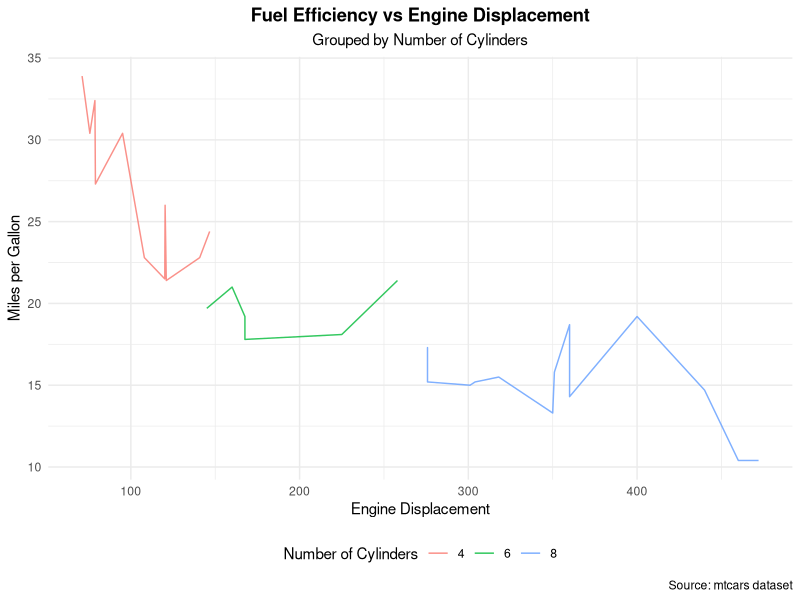
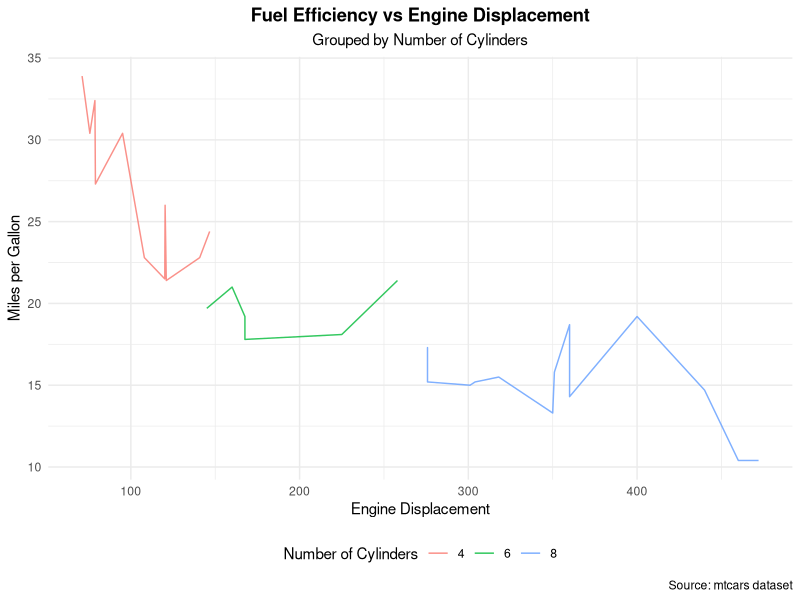

Write the R code that produced these figures, in order.
# Chatoya Wells-Fowler
# COP2073C 
# 8/9/2026
# use the ggplot2 package to create a line chart

install.packages("ggplot2")

library(ggplot2)

head(mtcars)

mtcars$cyl <- factor(mtcars$cyl)

p <- ggplot(
  mtcars,
  aes(
    x = disp,
    y = mpg,
    group = cyl,
    color = cyl
  )
) +
  geom_line(alpha = 0.8) +
  labs(
    title = "Fuel Efficiency vs Engine Displacement",
    subtitle = "Grouped by Number of Cylinders",
    x = "Engine Displacement",
    y = "Miles per Gallon",
    color = "Number of Cylinders",
    caption = "Source: mtcars dataset"
  ) +
  scale_color_discrete(
    name = "Number of Cylinders"
  ) +
  theme_minimal() +
  theme(
    legend.position = "bottom",
    plot.title = element_text(
      hjust = 0.5,
      face = "bold"
    ),
    plot.subtitle = element_text(
      hjust = 0.5
    )
  )
print(p)

ggsave(
  "fuel_efficiency_plot.png",
  plot = p,
  width = 8,
  height = 6
)
